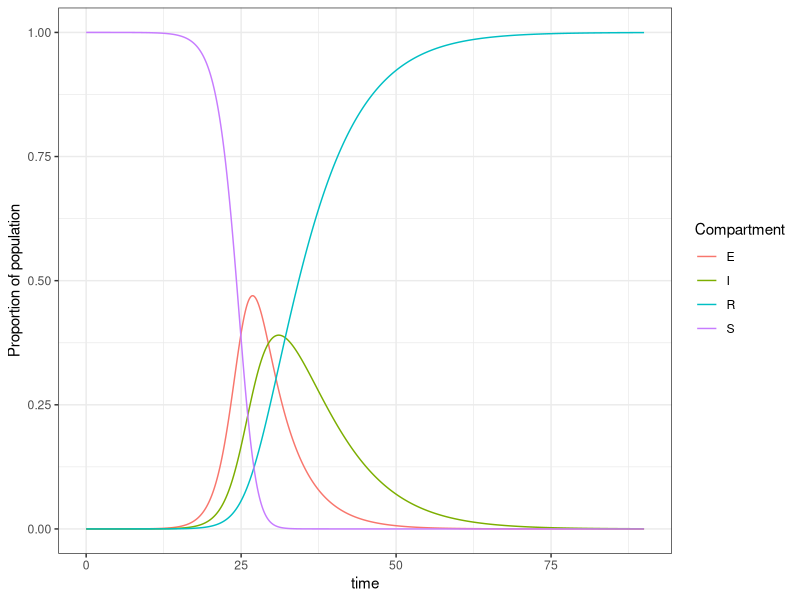

Write the R code that produced this figure.
## ---- chunk 1
knitr::opts_chunk$set(echo = TRUE)
library(ggplot2)
library(magrittr)
library(tidyr)
## ---- chunk 2
## Load deSolve package
library(deSolve)

## Create an SEIR function
seir <- function(time, state, parameters) {

  with(as.list(c(state, parameters)), {

    dS <- -beta * S * I
    dE <- beta * S * I - alpha * E
    dI <-  alpha * E - gamma * I
    dR <- gamma * I

    return(list(c(dS, dE, dI, dR)))
  })
}

### Set parameters
## Proportion in each compartment: Susceptible 0.999999, Exposed 0, Infected 0.000001, Recovered 0
init <- c(S = 1-1e-6, E=0, I = 1e-6, R = 0.0)
## alpha: becoming infectious parameter; beta: transmission parameter; gamma: recovery/removal parameter
parameters <- c(alpha=0.2, beta = 2.4247, gamma = 0.14286)
## Time frame
times <- seq(0, 90, by = .1)

## Solve using ode (General Solver for Ordinary Differential Equations)
out <- ode(y = init, times = times, func = seir, parms = parameters)
## change to data frame
out <- as.data.frame(out)
ggplot(out %>% pivot_longer(-time, names_to="Compartment")) +
  theme_bw() +
  geom_line(aes(x=time, y=value, color=Compartment)) +
  ylab("Proportion of population")
